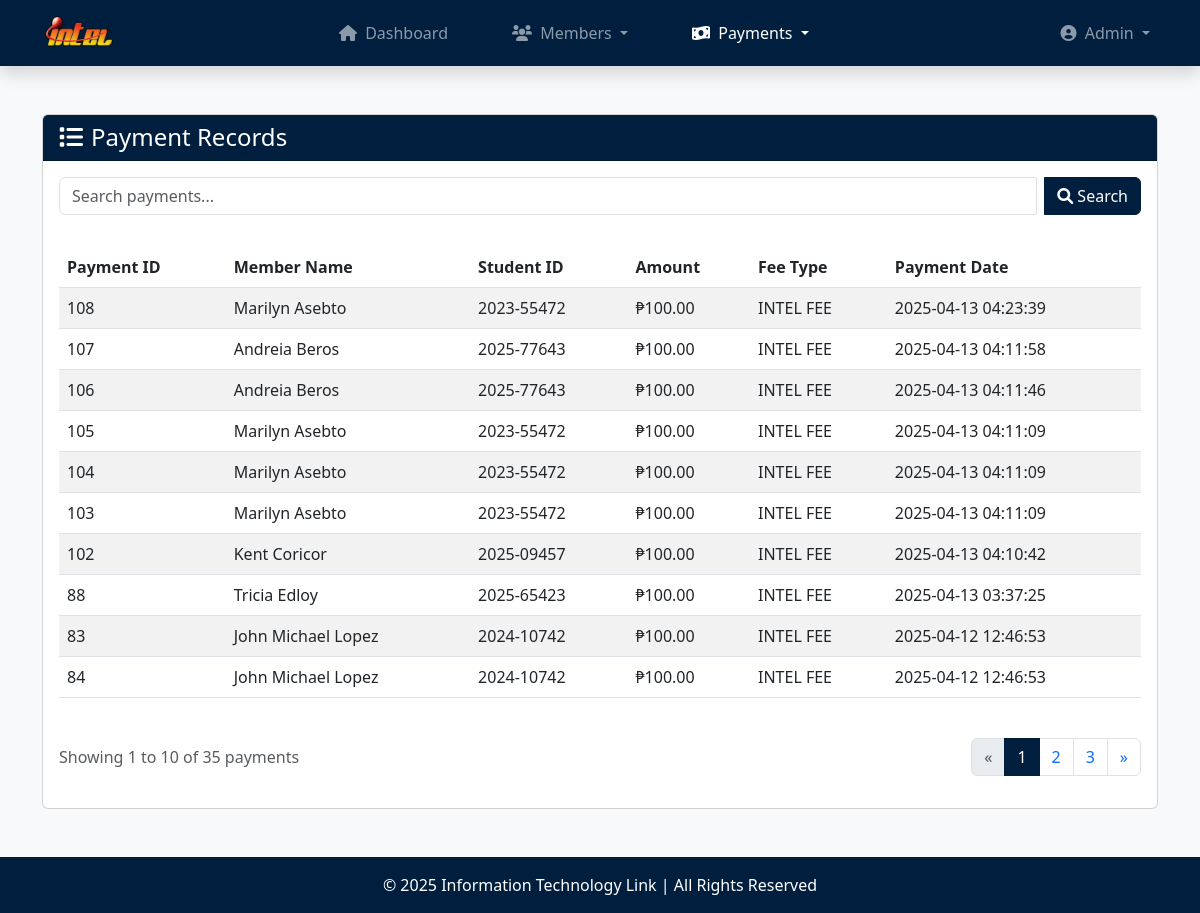
Before: /payments.php (signed in) with the older database file.
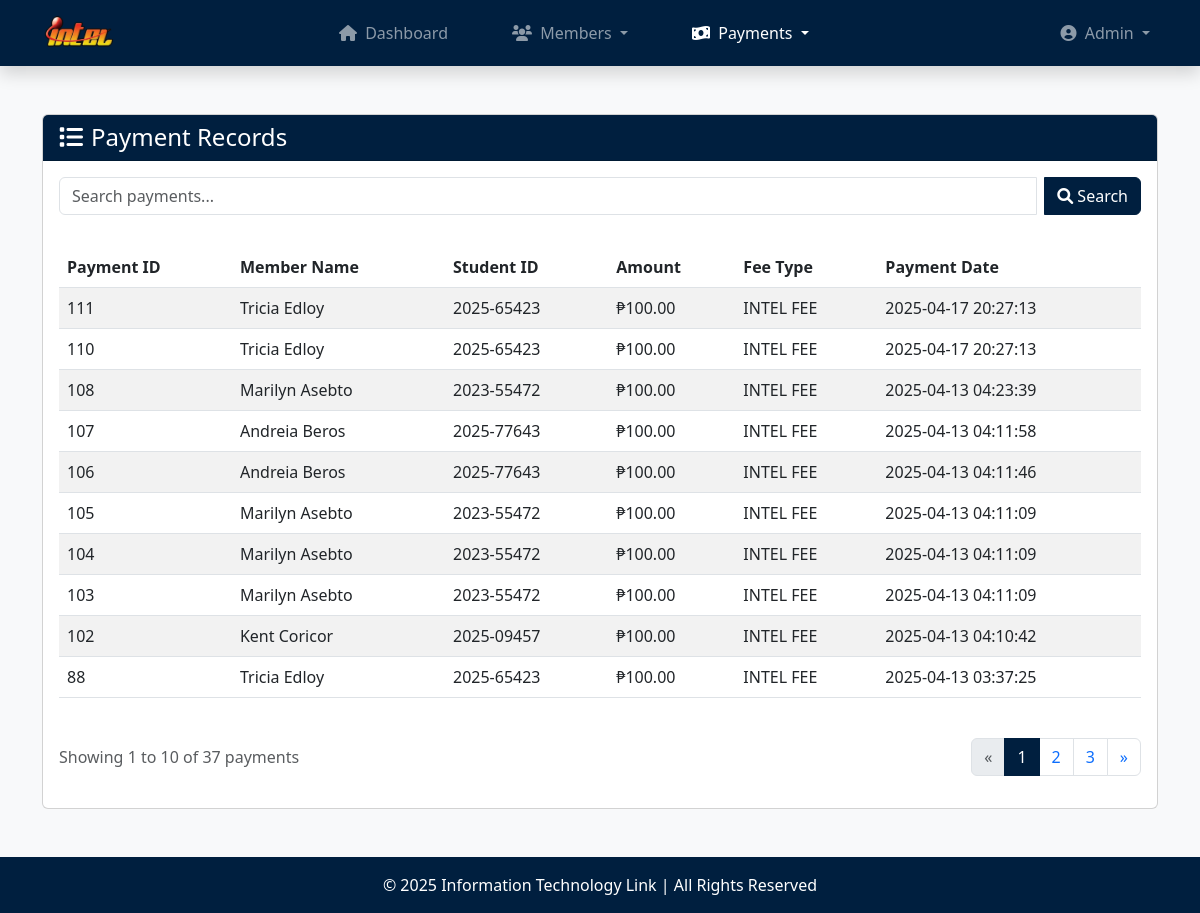
After: the same page with the newer database file.
### tables this page shows
CREATE TABLE `payments` (
  `payment_id` int(11) NOT NULL,
  `member_id` varchar(25) NOT NULL,
  `fee_type` varchar(20) NOT NULL,
  `amount` decimal(10,2) NOT NULL,
  `semester` varchar(50) NOT NULL,
  `school_year` varchar(20) NOT NULL,
  `payment_date` datetime NOT NULL DEFAULT current_timestamp()
);

CREATE TABLE `members` (
  `member_id` varchar(25) NOT NULL,
  `last_name` varchar(30) NOT NULL,
  `first_name` varchar(30) NOT NULL,
  `middle_name` varchar(30) DEFAULT NULL,
  `contact_num` varchar(15) NOT NULL,
  `email` varchar(60) NOT NULL,
  `status` enum('Active','Inactive') NOT NULL,
  `membership_date` timestamp NOT NULL DEFAULT current_timestamp()
);

### payments.php (the view, shortened to what the changed rows need)
<?php
    require_once('database.php');
    $payments_per_page = 10;
    $page = isset($_GET['page']) ? (int)$_GET['page'] : 1;
    $offset = ($page - 1) * $payments_per_page;
    $search_query = isset($_GET['search']) ? trim($_GET['search']) : "";
    $search_sql = "";
    $stmt = $conn->prepare("SELECT p.*, m.first_name, m.last_name FROM payments p
                            JOIN members m ON p.member_id = m.member_id
                            $search_sql
                            ORDER BY p.payment_date DESC
                            LIMIT ?, ?");
    if (!empty($search_query)) {
        $search_param = "%" . $search_query . "%";
        $stmt->bind_param("sssssssii", $search_param, $search_param, $search_param, $search_param, $search_param, $search_param, $search_param, $offset, $payments_per_page);
    } else {
        $stmt->bind_param("ii", $offset, $payments_per_page);
    }
    $stmt->execute();
    $payments_result = $stmt->get_result();
    $total_payments_stmt = $conn->prepare("SELECT COUNT(*) AS count FROM payments p
                                        JOIN members m ON p.member_id = m.member_id
                                        $search_sql");
    $total_payments_stmt->execute();
    $total_payments = $total_payments_stmt->get_result()->fetch_assoc()['count'];
    $total_pages = ceil($total_payments / $payments_per_page);
    $display_start = $offset + 1;
    $display_end = min($offset + $payments_per_page, $total_payments);
?>
<!DOCTYPE html>
<html lang="en">
<head>
    <link rel="stylesheet" href="https://cdn.jsdelivr.net/npm/bootstrap@5.3.0-alpha1/dist/css/bootstrap.min.css">
    <link rel="stylesheet" href="https://cdnjs.cloudflare.com/ajax/libs/font-awesome/6.0.0/css/all.min.css">
</head>
<body>
    <?php include('navbar.php'); ?>
    <main class="container my-5">
        <div class="card">
            <div class="card-body">
                <div class="table-responsive">
                    <table class="table table-striped">
                        <thead>
                            <tr>
                                <th>Payment ID</th>
                                <th>Member Name</th>
                                <th>Student ID</th>
                                <th>Amount</th>
                                <th>Fee Type</th>
                                <th>Payment Date</th>
                            </tr>
                        </thead>
                        <tbody id="paymentTableBody">
                            <?php if ($total_payments > 0): ?>
                                <?php if ($payments_result->num_rows > 0): ?>
                                    <?php while ($payment = $payments_result->fetch_assoc()): ?>
                                        <tr>
                                            <td><?php echo htmlspecialchars($payment['payment_id']); ?></td>
                                            <td><?php echo htmlspecialchars($payment['first_name'] . ' ' . $payment['last_name']); ?></td>
                                            <td><?php echo htmlspecialchars($payment['member_id']); ?></td>
                                            <td>₱<?php echo number_format($payment['amount'], 2); ?></td>
                                            <td><?php echo htmlspecialchars($payment['fee_type']); ?></td>
                                            <td><?php echo htmlspecialchars($payment['payment_date']); ?></td>
                                        </tr>
                                    <?php endwhile; ?>
                                <?php endif; ?>
                            <?php endif; ?>
                        </tbody>
                    </table>
                </div>
                <?php if ($total_pages > 1): ?>
                    <div class="d-flex justify-content-between align-items-center mt-4">
                        <div>
                            <p class="text-muted">
                                Showing <?php echo $display_start; ?> to <?php echo $display_end; ?> of <?php echo $total_payments; ?> payments
                            </p>
                        </div>
                        <nav aria-label="Page navigation">
                            <ul class="pagination">
                                <li class="page-item <?php echo ($page <= 1) ? 'disabled' : ''; ?>">
                                    <a class="page-link" href="?page=<?php echo $page - 1; ?>&search=<?php echo urlencode($search_query); ?>" aria-label="Previous">
                                        <span aria-hidden="true">&laquo;</span>
                                    </a>
                                </li>
                                <?php for ($i = max(1, $page - 2); $i <= min($page + 2, $total_pages); $i++): ?>
                                    <li class="page-item <?php echo ($page == $i) ? 'active' : ''; ?>">
                                        <a class="page-link" href="?page=<?php echo $i; ?>&search=<?php echo urlencode($search_query); ?>"><?php echo $i; ?></a>
                                    </li>
                                <?php endfor; ?>
                                <li class="page-item <?php echo ($page >= $total_pages) ? 'disabled' : ''; ?>">
                                    <a class="page-link" href="?page=<?php echo $page + 1; ?>&search=<?php echo urlencode($search_query); ?>" aria-label="Next">
                                        <span aria-hidden="true">&raquo;</span>
                                    </a>
                                </li>
                            </ul>
                        </nav>
                    </div>
                <?php endif; ?>
            </div>
        </div>
    </main>
</body>
</html>

Changed rows visible on the page:
no longer on this page (row unchanged): payments: payment_id "83", member.last_name "John Michael Lopez", member "2024-10742", amount "100.00", fee_type "INTEL FEE", payment_date "2025-04-12 12:46:53"
no longer on this page (row unchanged): payments: payment_id "84", member.last_name "John Michael Lopez", member "2024-10742", amount "100.00", fee_type "INTEL FEE", payment_date "2025-04-12 12:46:53"
added payments: payment_id "111", member.last_name "Tricia Edloy", member "2025-65423", amount "100.00", fee_type "INTEL FEE", payment_date "2025-04-17 20:27:13"
added payments: payment_id "110", member.last_name "Tricia Edloy", member "2025-65423", amount "100.00", fee_type "INTEL FEE", payment_date "2025-04-17 20:27:13"
Other visible differences:
$total_payments: "35" → "37"
